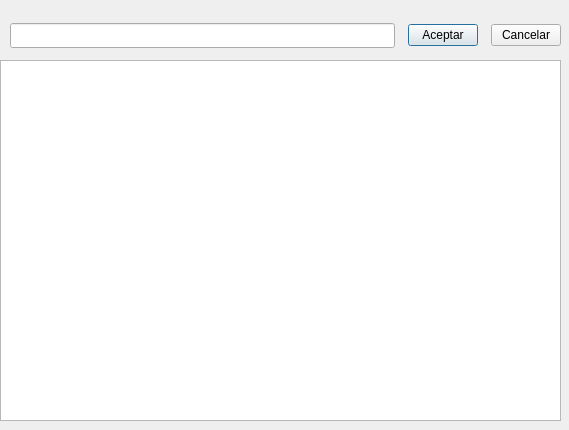
<?xml version="1.0" encoding="UTF-8"?>
<ui version="4.0">
 <class>ventana_busqueda</class>
 <widget class="QDialog" name="ventana_busqueda">
  <property name="geometry">
   <rect>
    <x>0</x>
    <y>0</y>
    <width>569</width>
    <height>430</height>
   </rect>
  </property>
  <property name="windowTitle">
   <string>Busqueda de películas</string>
  </property>
  <widget class="QTableWidget" name="tblResultados">
   <property name="geometry">
    <rect>
     <x>0</x>
     <y>60</y>
     <width>561</width>
     <height>361</height>
    </rect>
   </property>
  </widget>
  <widget class="QWidget" name="">
   <property name="geometry">
    <rect>
     <x>10</x>
     <y>20</y>
     <width>551</width>
     <height>31</height>
    </rect>
   </property>
   <layout class="QHBoxLayout" name="horizontalLayout">
    <property name="spacing">
     <number>13</number>
    </property>
    <item>
     <widget class="QLineEdit" name="txtBuscar">
      <property name="baseSize">
       <size>
        <width>0</width>
        <height>9</height>
       </size>
      </property>
      <property name="font">
       <font>
        <family>MS Gothic</family>
       </font>
      </property>
      <property name="alignment">
       <set>Qt::AlignBottom|Qt::AlignHCenter</set>
      </property>
     </widget>
    </item>
    <item>
     <widget class="QPushButton" name="btnAceptar">
      <property name="maximumSize">
       <size>
        <width>70</width>
        <height>16777215</height>
       </size>
      </property>
      <property name="text">
       <string>Aceptar</string>
      </property>
     </widget>
    </item>
    <item>
     <widget class="QPushButton" name="btnCancelar">
      <property name="maximumSize">
       <size>
        <width>70</width>
        <height>16777215</height>
       </size>
      </property>
      <property name="text">
       <string>Cancelar</string>
      </property>
     </widget>
    </item>
   </layout>
  </widget>
 </widget>
 <resources/>
 <connections/>
</ui>
